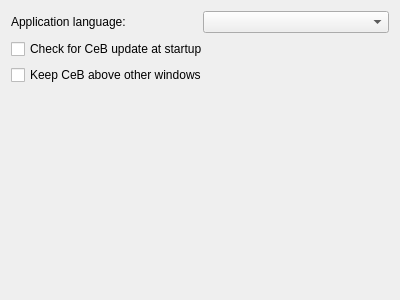
<ui version="4.0" >
 <class>GeneralSettings</class>
 <widget class="QWidget" name="GeneralSettings" >
  <property name="geometry" >
   <rect>
    <x>0</x>
    <y>0</y>
    <width>400</width>
    <height>300</height>
   </rect>
  </property>
  <property name="windowTitle" >
   <string>Form</string>
  </property>
  <layout class="QGridLayout" name="gridLayout" >
   <item row="0" column="0" >
    <widget class="QLabel" name="labelLanguage" >
     <property name="text" >
      <string>Application language:</string>
     </property>
    </widget>
   </item>
   <item row="0" column="1" >
    <widget class="QComboBox" name="comboBoxLanguages" />
   </item>
   <item row="1" column="0" colspan="2" >
    <widget class="QCheckBox" name="checkBoxCheckForUpdate" >
     <property name="text" >
      <string>Check for CeB update at startup</string>
     </property>
    </widget>
   </item>
   <item row="2" column="0" colspan="2" >
    <widget class="QCheckBox" name="checkBoxAlwaysOnTop" >
     <property name="text" >
      <string>Keep CeB above other windows</string>
     </property>
    </widget>
   </item>
   <item row="3" column="1" >
    <spacer name="verticalSpacer" >
     <property name="orientation" >
      <enum>Qt::Vertical</enum>
     </property>
     <property name="sizeHint" stdset="0" >
      <size>
       <width>20</width>
       <height>203</height>
      </size>
     </property>
    </spacer>
   </item>
  </layout>
 </widget>
 <resources/>
 <connections/>
</ui>
